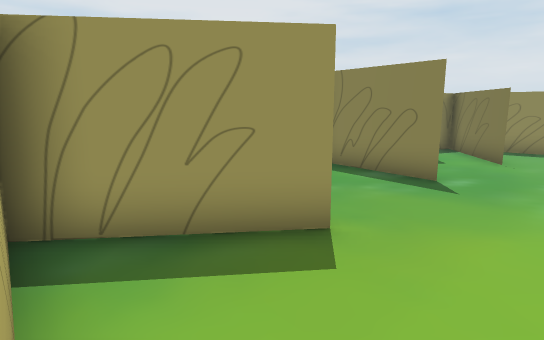
view 1 (above)

16 first-person views from a walk through a 3-D level made in the Unity game engine. The camera is 1.5 m above the floor, tilts 10° down and sees 75° across. The floor is counted in squares, 1 m on a side. Each view is taken from the middle of a square. On the plan, view 1 faces up. The plan holds only what a view shows up to about 16 squares ahead; the rest is blank. The place goes on beyond the plan.

view 2
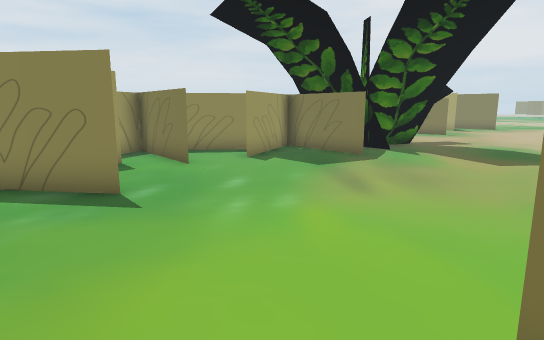

view 3
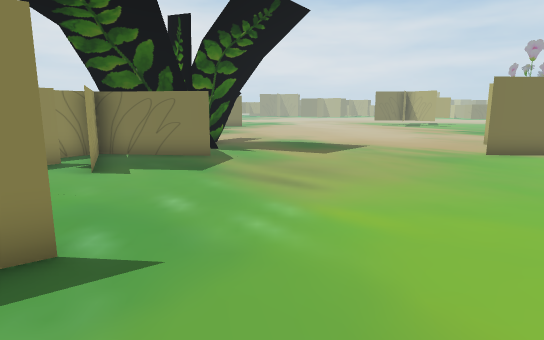

view 4
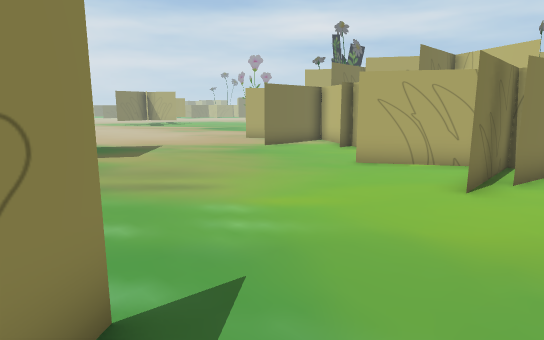

view 5
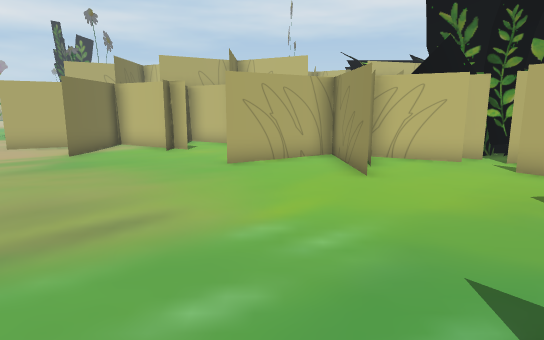

view 6
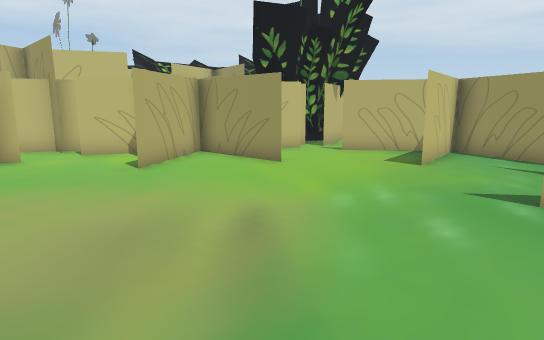

view 7
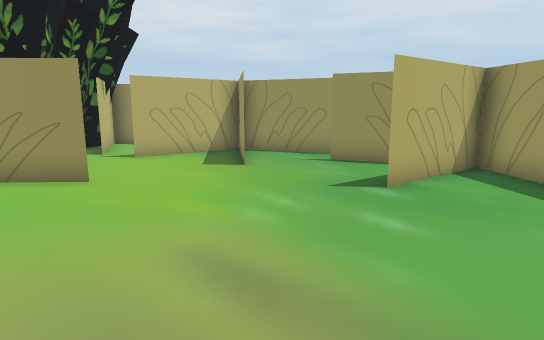

view 8
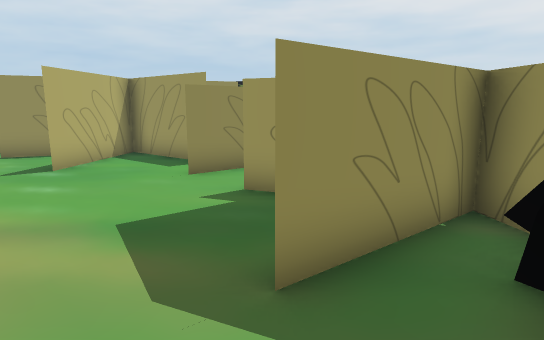

view 9
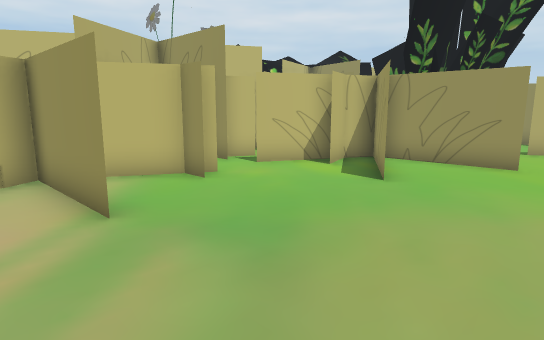

view 10
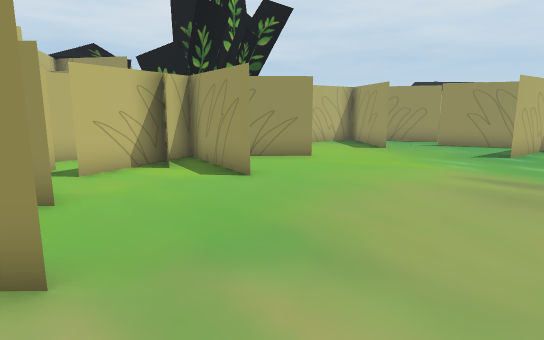

view 11
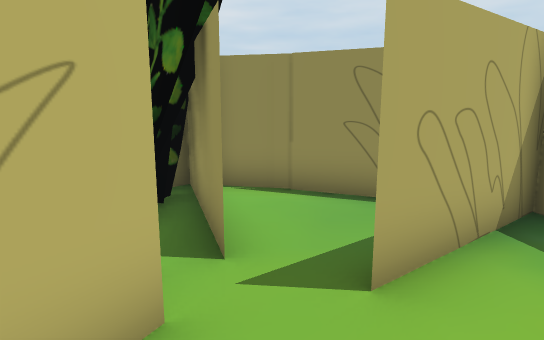

view 12
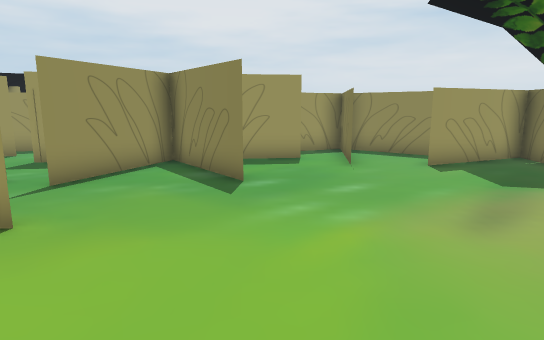

view 13
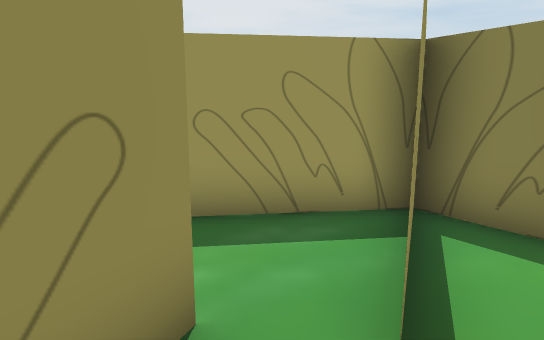

view 14
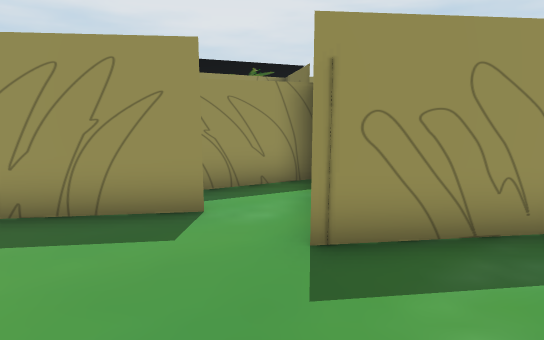

view 15
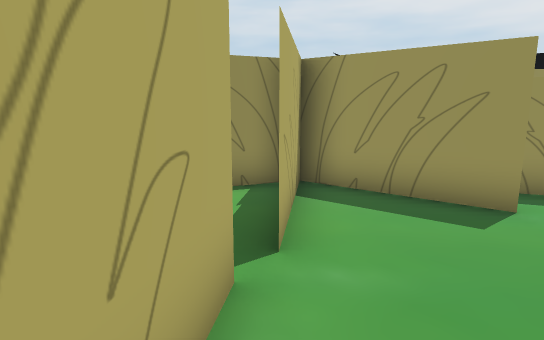

view 16
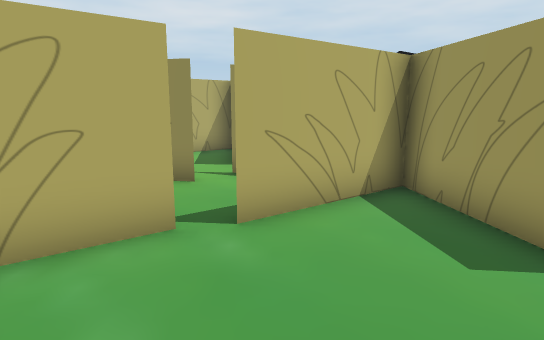

### Floor plan
Points are (right, up) in squares from view 1. A wall is a line through its corners. A room is listed if a view was taken in it or the views show most of it. See-through windows are left out.
Room 1 (views 1, 2, 4, 5, 6, 7, 8, 9, 10, 11, 12)
walls: (6.3, -0.4) (3, -2.5) (2.9, 1.3) (3, -2.5) (6.3, -0.4); (11.1, 6.8) (11.5, 10.7) (11.1, 6.8); (0.8, 4.3) (-3, 3.8) (-0.7, 0.8); (11.3, -1.8) (11.3, -5.6) (11.3, -1.8); (2.2, -1.4) (2.4, 0) (2.1, -1.5); (8.7, -3.3) (8.7, -4.2) (8.7, -3.3); (4, -3) (5.3, -2.5); (2.8, -2.3) (6.4, -4.3); (8, -3.7) (11.3, -5.6) (14.5, -3.7); (13, 7.5) (13.1, 8.2); (6.3, 10.8) (6.1, 9.2) (6.5, 13) (5, 12.3); (4.9, 10.6) (1, 10.1); (9.5, 10.7) (6.8, 12.7); (-0.3, -0.7) (2, -1.9); (5.4, -5.2) (6.5, -5.9); (14.5, 7.6) (14.1, 7.8); (12.4, 10) (11.5, 10.7) (8, 9.1); (14.6, 7.6) (13.4, 8); (1.1, 10.3) (3.5, 7.1) (1.1, 10.2) (-0.4, 6.6); (-2.4, -0.8) (-1.3, -0.5); (-2.1, -1.5) (-1, -1.3); (-2.4, -1.5) (-1.2, -1.5)
ways out: opening at (0, 5.5) to room 2; opening at (-1.5, 0) to room 5
Room 2 (views 3, 13)
walls: (-1.5, 7.4) (-3, 3.8) (0.8, 4.3)
ways out: opening at (0, 5.5) to room 1; opening at (-1, 7) to room 4
Room 3 (views 14, 15)
walls: (-3.9, 11) (-7.7, 10.5) (-5.4, 7.5); (-5.3, 6.9) (-3.9, 5.1); (-1.5, 9.8) (-2.7, 9.7); (-2.1, 13.4) (-4.9, 12.1)
ways out: opening at (-2, 8.5) to room 4
Room 4 (view 16)
walls: (1, 10.1) (-1.5, 9.8)
ways out: opening at (-1, 7) to room 2; opening at (-2, 8.5) to room 3
Room 5 (no view inside)
walls: (-3.8, 1.8) (-4.4, 0.3); (-4.5, 0.4) (-4.9, -1.6) (-4.6, -1.9); (-4.6, -1.5) (-3.7, -1.8); (-4.9, -1.6) (-2.4, -0.8)
ways out: opening at (-1.5, 0) to room 1
Room 6 (no view inside)
walls: (-1, -1.3) (-0.6, -1.7); (-1.3, -0.5) (-4.9, -1.6)

Positions as (right, up) in squares from view 1, and headings:
1: (0, 0), facing up
2: (1, 1), facing up-right
3: (0, 5), facing right
4: (1, 8), facing down-right
5: (5, 9), facing down
6: (10, 8), facing down-left
7: (10, 5), facing left
8: (13, 5), facing up-left
9: (13, 3), facing down-left
10: (14, 0), facing left
11: (2, 0), facing left
12: (4, 0), facing up
13: (-1, 5), facing up
14: (-3, 6), facing up
15: (-3, 5), facing up-left
16: (-1, 8), facing left
